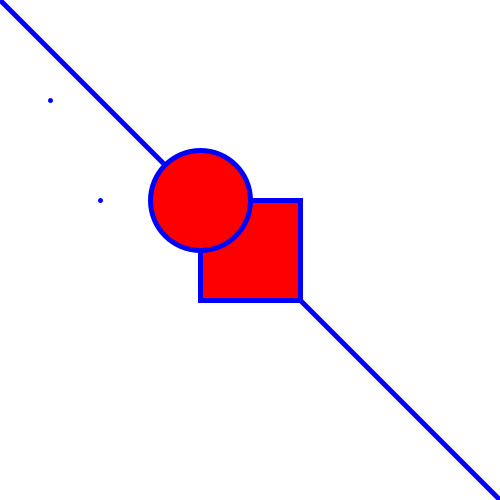
Frame 1 (no input)
Frame 60 (the mouse pressed at the canvas centre just before this capture): identical to frame 1, image omitted
Frame 120 (the mouse held since frame 60 and released just before this capture): identical to frame 1, image omitted

The Processing sketch that drew this single still picture (run headless with seeded random() and noise(); from frame 60 on, the mouse is pressed at the canvas centre):

// Processing sketch: grundlaggande_processing_exempel
// ── grundlaggande_processing_exempel.pde

/*
*  höstlovs exampel - grunläggande processing 
*  2016-10-30
*  av: Alrik He
*/


// variabel oinitzierade
int x;
int y;

//setup() funktionen körs en gång
void setup() {
  //fönster storleken  size(bredd,höjd);
  size(500, 500);
  
  // tilldela värden (<--höger till vänstersida )
  x=50; 
  y=100;
}

// draw() funktionen körs varje frame updatering
void draw() {
  // bakgrund som målar över allt
  // RGB system (röd,grön,blå)
  background(255,255,255);
  
  //sträckfärg RGBsytem
  stroke(0,0,255);
  
  //sträcktjockleken i pixlar
  strokeWeight(5);
  
  //en prick
  point(100,200);
  
  //en prick med variablar
  point(x,y);
  
  //fyllnads färg RGBsystem
  fill(255,0,0);
  
  //linje   =  2 prickar och ett sträck i mellan.
  line(0,0,500,500);
  
 //rektangel   rect(x,y,bredd,höjd)
  rect(200,200,100,100);
  
 //rektangel   oval(x,y,bredd,höjd)
  ellipse(200,200,100,100);
}

void keyPressed() {
  // skriver ut text i konsolen
  // 'key' är tangenten som du har tryckt på
  println("du tryckte på: " + key);
}

void mousePressed() {
  background(0,255,0);
    // skriver ut vilken musknapp
  println("Du tryckte med musknappen: "+ mouseButton);
     // skriver ut vilken musens x och y koordinater
  println(mouseX + "  :  " +mouseY);
}
